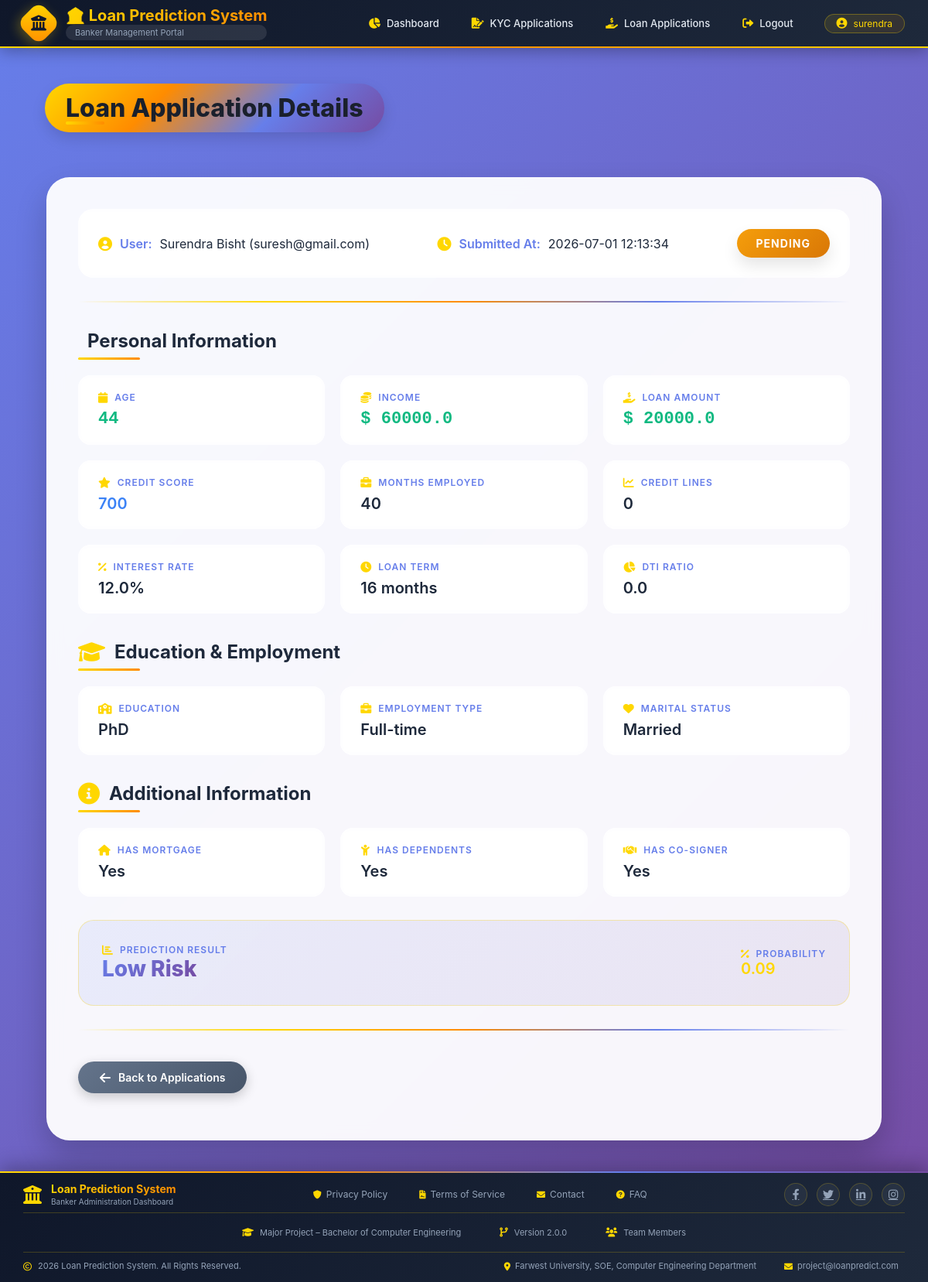
The app's page /loan/20/ (signed in) with its own data.
### app/models.py (models this page shows, shortened)
class CustomUser(AbstractBaseUser, PermissionsMixin):
    USER = 'USER'
    BANKER = 'BANKER'
    USER_TYPE_CHOICES = (
        (USER, 'User'),
        (BANKER, 'Banker'),
    )
    email = models.EmailField(unique=True)
    full_name = models.CharField(max_length=150)
    phone_number = models.CharField(max_length=15)
    user_type = models.CharField(
        max_length=10,
        choices=USER_TYPE_CHOICES,
        default=USER
    )
    is_active = models.BooleanField(default=True)
    is_staff = models.BooleanField(default=False)
    created_at = models.DateTimeField(auto_now_add=True)
    objects = CustomUserManager()
    USERNAME_FIELD = 'email'
    REQUIRED_FIELDS = ['full_name', 'phone_number']

class LoanApplication(models.Model):
    STATUS_CHOICES = (
        ("PENDING", "Pending"),
        ("APPROVED", "Approved"),
        ("REJECTED", "Rejected"),
        ("CLEARED", "Cleared"),
    )
    user = models.ForeignKey(
        settings.AUTH_USER_MODEL,
        on_delete=models.CASCADE,
        related_name="loan_applications"
    )
    age = models.IntegerField()
    income = models.FloatField()
    loan_amount = models.FloatField()
    credit_score = models.IntegerField()
    months_employed = models.IntegerField()
    num_credit_lines = models.IntegerField()
    interest_rate = models.FloatField()
    loan_term = models.IntegerField()
    dti_ratio = models.FloatField()
    EDUCATION_CHOICES = [
        ("Bachelor's", "Bachelor's"),
        ("Master's", "Master's"),
        ("High School", "High School"),
        ("PhD", "PhD"),
    ]
    EMPLOYMENT_CHOICES = [
        ("Full-time", "Full-time"),
        ("Unemployed", "Unemployed"),
        ("Self-employed", "Self-employed"),
        ("Part-time", "Part-time"),
    ]
    MARITAL_CHOICES = [
        ("Divorced", "Divorced"),
        ("Married", "Married"),
        ("Single", "Single"),
    ]
    YES_NO = [
        ("Yes", "Yes"),
        ("No", "No"),
    ]
    education = models.CharField(max_length=20, choices=EDUCATION_CHOICES)
    employment_type = models.CharField(max_length=20, choices=EMPLOYMENT_CHOICES)
    marital_status = models.CharField(max_length=20, choices=MARITAL_CHOICES)
    has_mortgage = models.CharField(max_length=3, choices=YES_NO)
    has_dependents = models.CharField(max_length=3, choices=YES_NO)
    has_cosigner = models.CharField(max_length=3, choices=YES_NO)
    prediction_result = models.CharField(max_length=50, blank=True, null=True)
    prediction_probability = models.FloatField(blank=True, null=True)
    status = models.CharField(
        max_length=20,
        choices=STATUS_CHOICES,
        default="PENDING"
    )
    created_at = models.DateTimeField(auto_now_add=True)

### app/decorators.py (the view)
        def wrapper(request, *args, **kwargs):
            if request.user.is_authenticated:
                if request.user.user_type in allowed_roles:
                    return view_func(request, *args, **kwargs)
                else:
                    messages.error(request, "You are not authorized to access this page.")
                    return redirect("login")
            return redirect("login")

### app/views.py (called while the page is built)
@login_required
@role_required(allowed_roles=["BANKER"])
def view_loan_details(request, id):
    loan = get_object_or_404(LoanApplication, id=id)
    context = {
        "loan": loan
    }
    return render(request, "Banker/view_loan_details.html", context)

### app/templates/Banker/view_loan_details.html (shortened to what this page needs)
{% extends "Banker/base.html" %}
{% block content %}
<div class="container">
    <h2>Loan Application Details</h2>
    <div class="loan-details-card">
        <div class="user-info-section">
            <p>
                <i class="fas fa-user-circle"></i>
                <strong>User:</strong> {{ loan.user.full_name }} ({{ loan.user.email }})
            </p>
            <p>
                <i class="fas fa-clock"></i>
                <strong>Submitted At:</strong> {{ loan.created_at|date:"Y-m-d H:i:s" }}
            </p>
            <span class="loan-status-badge {{ loan.status|lower }}">
                {{ loan.status }}
            </span>
        </div>
        <hr class="custom-hr">
        <h3 class="section-header">
            Personal Information
        </h3>
        <div class="info-grid">
            <div class="info-item">
                <span class="info-label"><i class="fas fa-calendar"></i> Age</span>
                <span class="info-value numeric">{{ loan.age }}</span>
            </div>
            <div class="info-item">
                <span class="info-label"><i class="fas fa-coins"></i> Income</span>
                <span class="info-value numeric">$ {{ loan.income }}</span>
            </div>
            <div class="info-item">
                <span class="info-label"><i class="fas fa-hand-holding-usd"></i> Loan Amount</span>
                <span class="info-value numeric">$ {{ loan.loan_amount }}</span>
            </div>
            <div class="info-item">
                <span class="info-label"><i class="fas fa-star"></i> Credit Score</span>
                <span class="info-value credit-score">{{ loan.credit_score }}</span>
            </div>
            <div class="info-item">
                <span class="info-label"><i class="fas fa-briefcase"></i> Months Employed</span>
                <span class="info-value">{{ loan.months_employed }}</span>
            </div>
            <div class="info-item">
                <span class="info-label"><i class="fas fa-chart-line"></i> Credit Lines</span>
                <span class="info-value">{{ loan.num_credit_lines }}</span>
            </div>
            <div class="info-item">
                <span class="info-label"><i class="fas fa-percent"></i> Interest Rate</span>
                <span class="info-value">{{ loan.interest_rate }}%</span>
            </div>
            <div class="info-item">
                <span class="info-label"><i class="fas fa-clock"></i> Loan Term</span>
                <span class="info-value">{{ loan.loan_term }} months</span>
            </div>
            <div class="info-item">
                <span class="info-label"><i class="fas fa-chart-pie"></i> DTI Ratio</span>
                <span class="info-value">{{ loan.dti_ratio }}</span>
            </div>
        </div>
        <h3 class="section-header">
            <i class="fas fa-graduation-cap"></i>
            Education & Employment
        </h3>
        <div class="info-grid">
            <div class="info-item">
                <span class="info-label"><i class="fas fa-school"></i> Education</span>
                <span class="info-value">{{ loan.education }}</span>
            </div>
            <div class="info-item">
                <span class="info-label"><i class="fas fa-briefcase"></i> Employment Type</span>
                <span class="info-value">{{ loan.employment_type }}</span>
            </div>
            <div class="info-item">
                <span class="info-label"><i class="fas fa-heart"></i> Marital Status</span>
                <span class="info-value">{{ loan.marital_status }}</span>
            </div>
        </div>
        <h3 class="section-header">
            <i class="fas fa-info-circle"></i>
            Additional Information
        </h3>
        <div class="info-grid">
            <div class="info-item">
                <span class="info-label"><i class="fas fa-home"></i> Has Mortgage</span>
                <span class="info-value">{{ loan.has_mortgage }}</span>
            </div>
            <div class="info-item">
                <span class="info-label"><i class="fas fa-child"></i> Has Dependents</span>
                <span class="info-value">{{ loan.has_dependents }}</span>
            </div>
            <div class="info-item">
                <span class="info-label"><i class="fas fa-handshake"></i> Has Co-Signer</span>
                <span class="info-value">{{ loan.has_cosigner }}</span>
            </div>
        </div>
        <div class="prediction-section">
            <div>
                <span class="info-label"><i class="fas fa-chart-bar"></i> Prediction Result</span>
                <div class="prediction-result">{{ loan.prediction_result|default:"N/A" }}</div>
            </div>
            <div>
                <span class="info-label"><i class="fas fa-percentage"></i> Probability</span>
                <div class="prediction-probability">{{ loan.prediction_probability|floatformat:2|default:"N/A" }}</div>
            </div>
        </div>
        <hr class="custom-hr">
        <div class="action-buttons">
            <a href="{% url 'loan_applications' %}" class="detail-action-btn back">
                <i class="fas fa-arrow-left"></i>
                Back to Applications
            </a>
        </div>
    </div>
</div>
{% endblock %}

### app/templates/Banker/base.html (shortened to what this page needs)
{% load static %}
<!DOCTYPE html>
<html lang="en">
<head>
    <link rel="stylesheet" href="https://cdnjs.cloudflare.com/ajax/libs/font-awesome/6.0.0/css/all.min.css">
    <link rel="stylesheet" href="{% static 'Banker/css/style.css' %}">
</head>
<body>
<header>
    <div class="header-container">
        <div class="header-left">
            <section>
                <div class="logo-icon">
                    <i class="fas fa-university"></i>
                </div>
                <div class="logo-text">
                    <h1>🏦 Loan Prediction System</h1>
                    <p>Banker Management Portal</p>
                </div>
            </section>
        </div>
        <nav>
            {% if request.user.is_authenticated %}
                <a href="{% url 'banker_dashboard' %}">
                    <i class="fas fa-chart-pie"></i>
                    Dashboard
                </a>
                <a href="{% url 'kyc_applications' %}">
                    <i class="fas fa-file-signature"></i>
                    KYC Applications
                </a>
                <a href="{% url 'loan_applications' %}">
                    <i class="fas fa-hand-holding-usd"></i>
                    Loan Applications
                </a>
                <a href="{% url 'logout' %}">
                    <i class="fas fa-sign-out-alt"></i>
                    Logout
                </a>
                <span>
                    <i class="fas fa-user-circle"></i>
                    {{ request.user.full_name|default:request.user.email }}
                </span>
            {% endif %}
        </nav>
    </div>
</header>
<main>
    {% block content %}{% endblock %}
</main>
<footer>
    <div class="footer-container">
        <div class="footer-top">
            <div class="footer-brand">
                <i class="fas fa-university"></i>
                <div class="footer-brand-text">
                    <h3>Loan Prediction System</h3>
                    <p>Banker Administration Dashboard</p>
                </div>
            </div>
            <div class="footer-links">
                <a href="#">
                    <i class="fas fa-shield-alt"></i>
                    Privacy Policy
                </a>
                <a href="#">
                    <i class="fas fa-file-contract"></i>
                    Terms of Service
                </a>
                <a href="#">
                    <i class="fas fa-envelope"></i>
                    Contact
                </a>
                <a href="#">
                    <i class="fas fa-question-circle"></i>
                    FAQ
                </a>
            </div>
            <div class="footer-social">
                <a href="#"><i class="fab fa-facebook-f"></i></a>
                <a href="#"><i class="fab fa-twitter"></i></a>
                <a href="#"><i class="fab fa-linkedin-in"></i></a>
                <a href="#"><i class="fab fa-instagram"></i></a>
            </div>
        </div>
        <div class="footer-middle">
            <div class="footer-info-item">
                <i class="fas fa-graduation-cap"></i>
                <span>Major Project – Bachelor of Computer Engineering</span>
            </div>
            <div class="footer-info-item">
                <i class="fas fa-code-branch"></i>
                <span>Version 2.0.0</span>
            </div>
            <div class="footer-info-item">
                <i class="fas fa-users"></i>
                <span>Team Members</span>
            </div>
        </div>
        <div class="footer-bottom">
            <div class="footer-copyright">
                <i class="far fa-copyright"></i>
                <span>{% now "Y" %} Loan Prediction System. All Rights Reserved.</span>
            </div>
            <div class="footer-contact">
                <span>
                    <i class="fas fa-map-marker-alt"></i>
            Farwest University, SOE, Computer Engineering Department
                </span>
                <span>
                    <i class="fas fa-envelope"></i>
                    project@loanpredict.com
                </span>
            </div>
        </div>
    </div>
</footer>
</body>
</html>

### records on screen
CustomUser: user.full_name "surendra"
LoanApplication: user.full_name "Surendra Bisht", user.email "suresh@gmail.com", created_at "2026-07-01 12:13:34", status "PENDING", age "44", income "60000.0", loan_amount "20000.0", credit_score "700", months_employed "40", num_credit_lines "0", interest_rate "12.0", loan_term "16", dti_ratio "0.0", education "PhD", employment_type "Full-time", marital_status "Married", has_mortgage "Yes", has_dependents "Yes", has_cosigner "Yes", prediction_result "Low Risk", prediction_probability "0.09"
